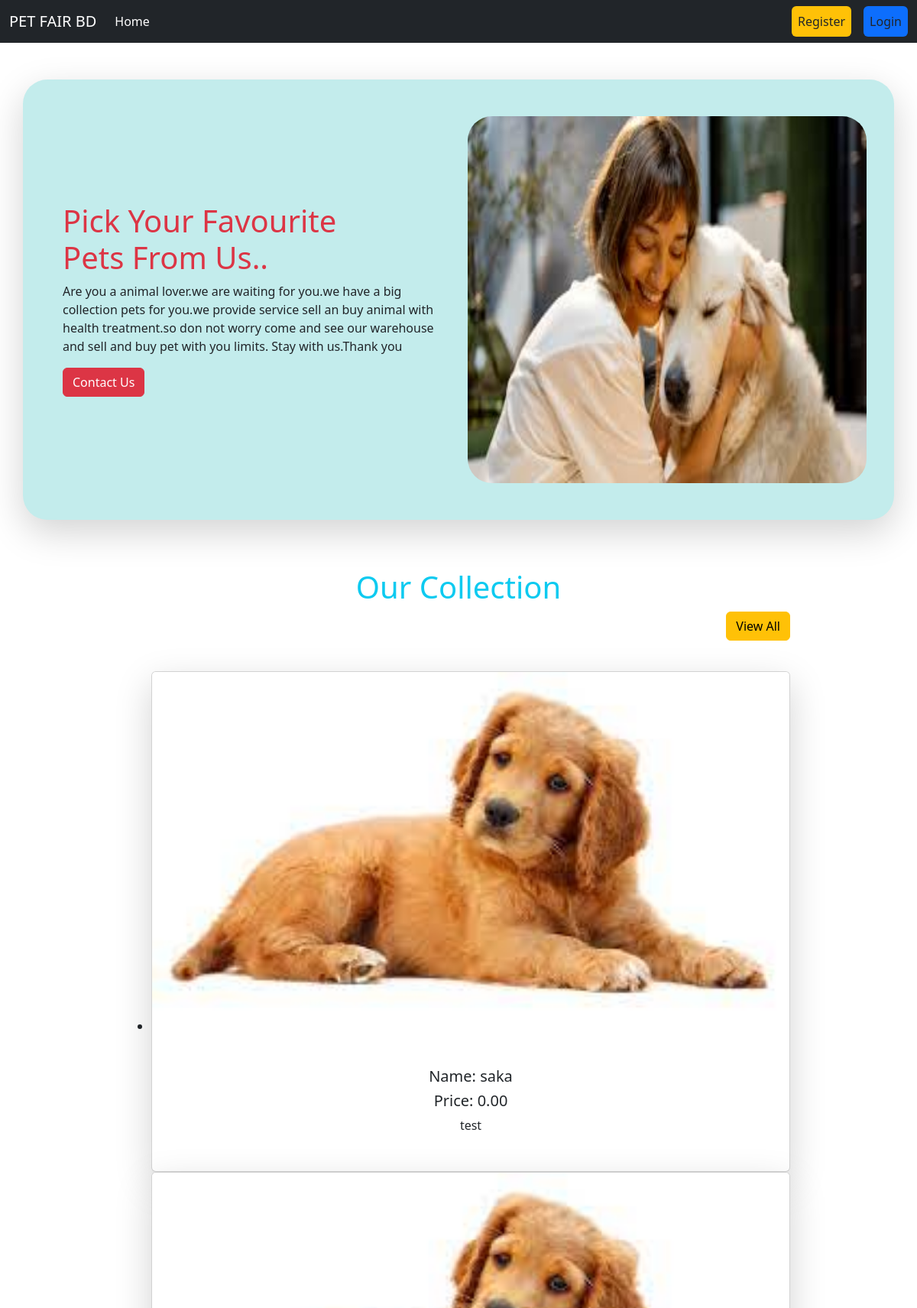
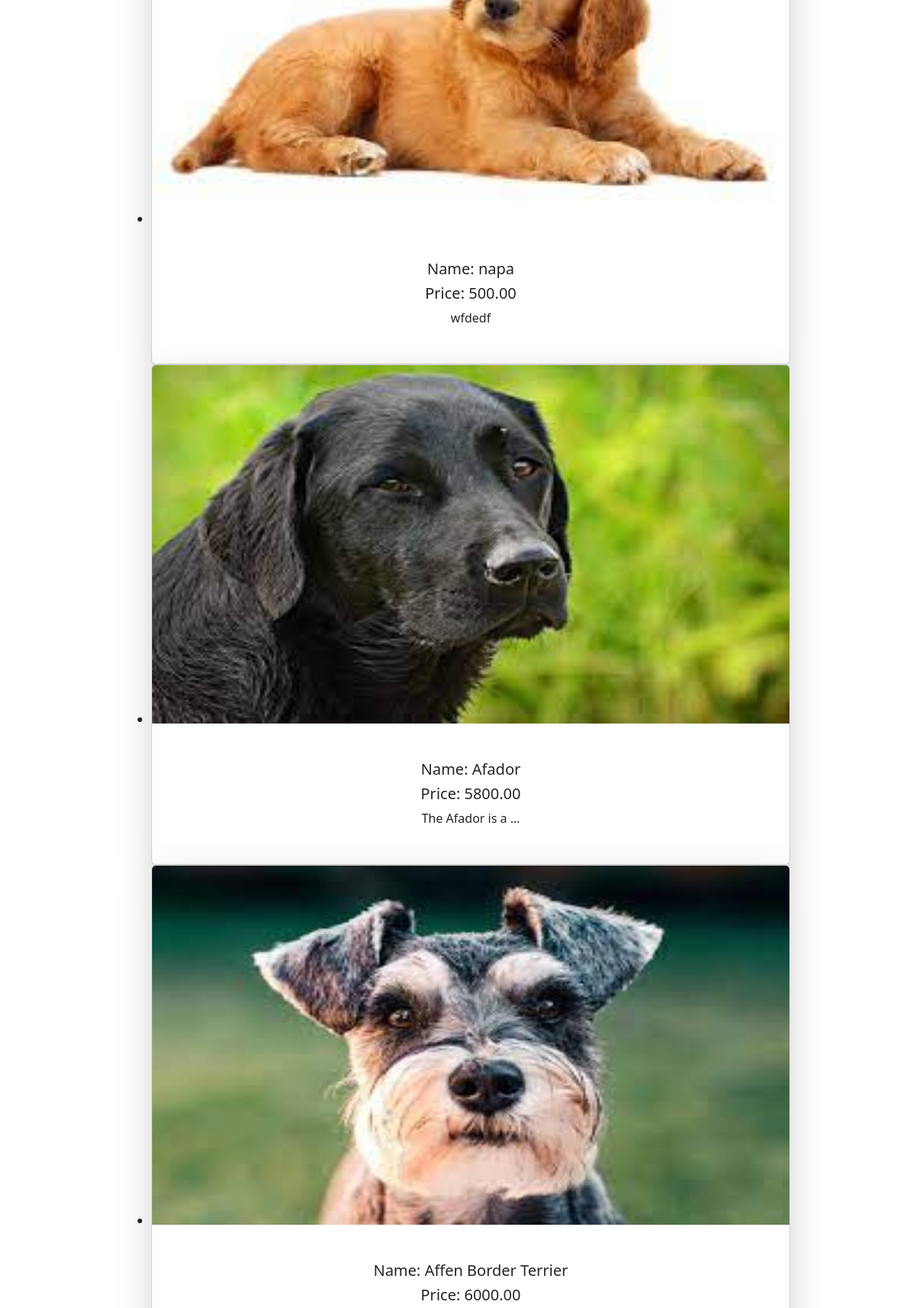
The page / (upper part) on the database its author committed (2 pictures, top to bottom).
### pet/models.py (models this page shows, shortened)
class Pet(models.Model):
    name=models.CharField(max_length=50)
    user=models.ForeignKey(User,on_delete=models.CASCADE,null=True,blank=True)
    description=models.TextField()
    category=models.ManyToManyField(Category,related_name='pets')
    price = models.DecimalField(decimal_places=2,max_digits=12,default=0)
    image = models.ImageField(upload_to='pet/images',null=True,blank=True)
    availability=models.BooleanField(default=True)

### pet_fair_bd/views.py (the view)
# urls.py: 2. Add a URL to urlpatterns:  path('', views.home, name='home')
def home(request):
    data = Pet.objects.all()
    return render(request, 'home.html', {'data': data})

### core/templates/home.html (shortened to what this page needs)
{% extends "base.html" %}
{% load static %}
{% block content %}
<div class="container d-flex justify-content-center align-items-center h-100 p-5 mt-5 gap-4 shadow-lg rounded-5" style="height: 100vh; background-color: rgb(195, 236, 236);">
    <div class="banner-left col-md-6 p-3">
        <h1 class="text-danger">Pick Your Favourite <br> Pets From Us..</h1>
        <p>Are you a animal lover.we are waiting for you.we have a big collection pets for you.we provide service sell an buy animal with  health treatment.so don not worry come and see our warehouse and sell and buy pet with you limits. Stay with us.Thank you</p>
        <button class="btn btn-danger">Contact Us</button>
    </div>
    <div class="banner-right col-md-6">
        <img class="img-fluid w-100 rounded-5" src="{% static "img/banner1.jpg" %}" style="height: 60vh;" alt="">
    </div>
</div>
<div class="service-container text-center  p-3 mt-5 w-75 m-auto">
        <h1 class="title text-info">Our Collection</h1>
        <p class="text-end">
          <a class="btn btn-warning" href="{% url 'all_pets' %}">View All</a>
        </p>
        <div
          class="swiffy-slider slider-item-show2 slider-item-reveal slider-nav-outside slider-nav-round slider-nav-visible slider-indicators-outside slider-indicators-round slider-indicators-dark slider-nav-animation slider-nav-animation-fadein slider-item-first-visible"
        >
          <ul id="service-container" class="slider-container py-4">
            {% for i in data %}
              <li>
                <div class="card shadow-lg h-100">
                <div class="ratio ratio-16x9">
                    <img src="{{i.image.url}}" class="card-img-top" loading="lazy" alt="...">
                </div>
                <div class="card-body  p-3 p-xl-5">
                    <h3 class="card-title h5">Name: {{i.name}}</h3>
                    <h5 class="card-text">Price: {{i.price}}</h5>
                    <p class="card-text">{{i.description| truncatewords:4 }}</p>
                </div>
            </div>
            </li>
            {% endfor %}
          </ul>
        </div>
      </div>
{% endblock content %}

### rows shown on the page
Pet: image (picture), name "saka", price "0.00", description "test"
Pet: image (picture), name "napa", price "500.00", description "wfdedf"
Pet: image (picture), name "Afador", price "5800.00", description "The Afador is a …"
Pet: image (picture), name "Affen Border Terrier", price "6000.00"
